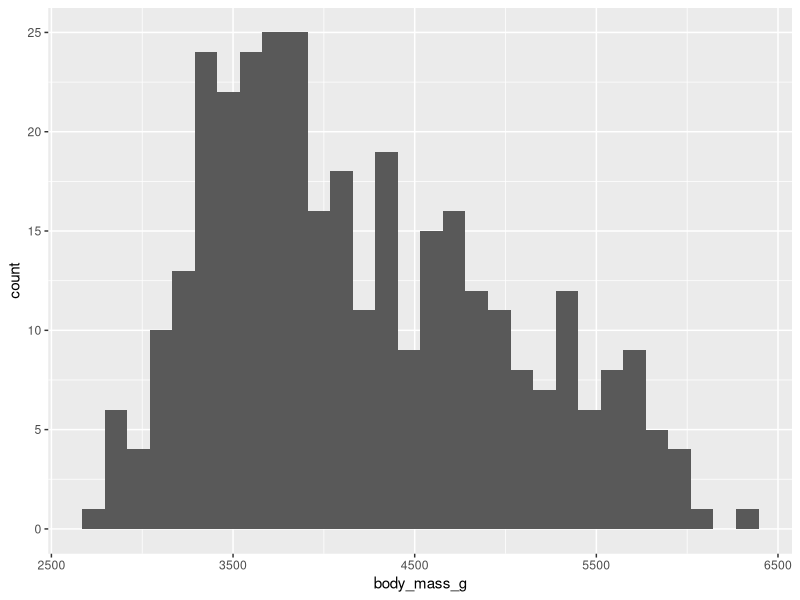
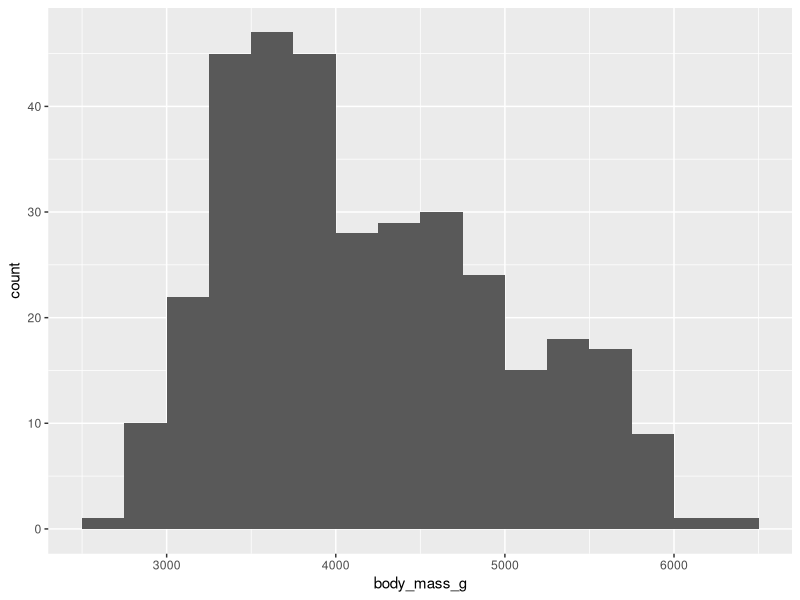
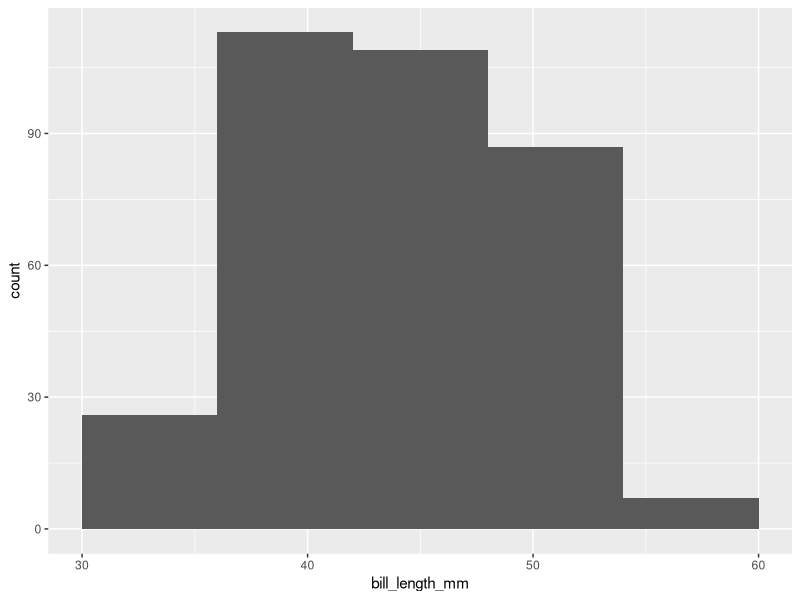
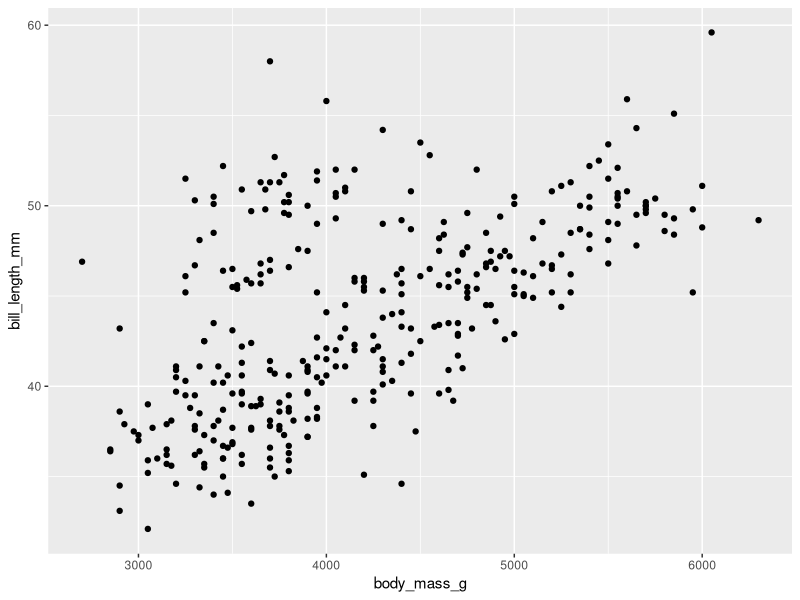
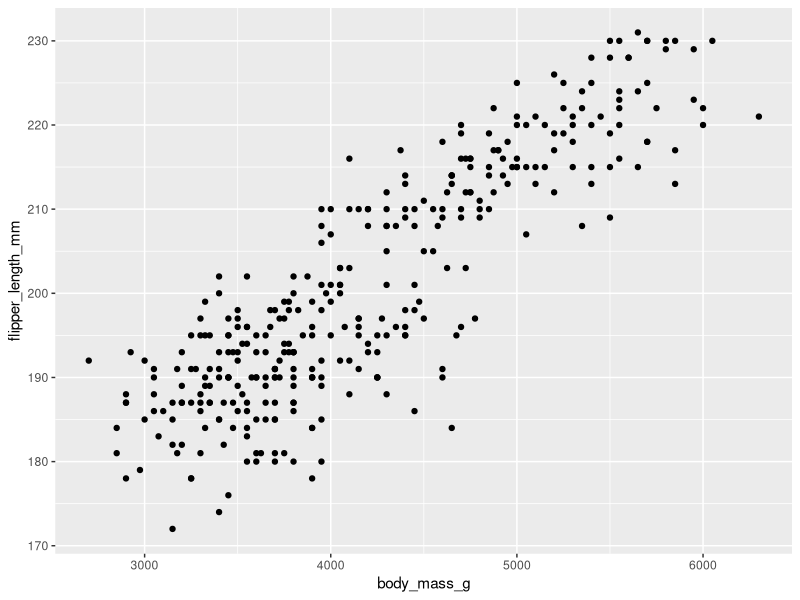
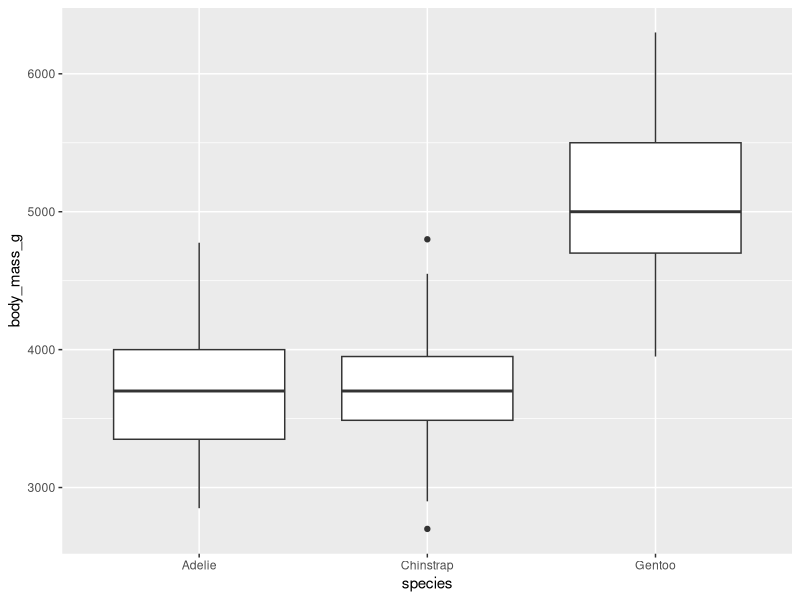
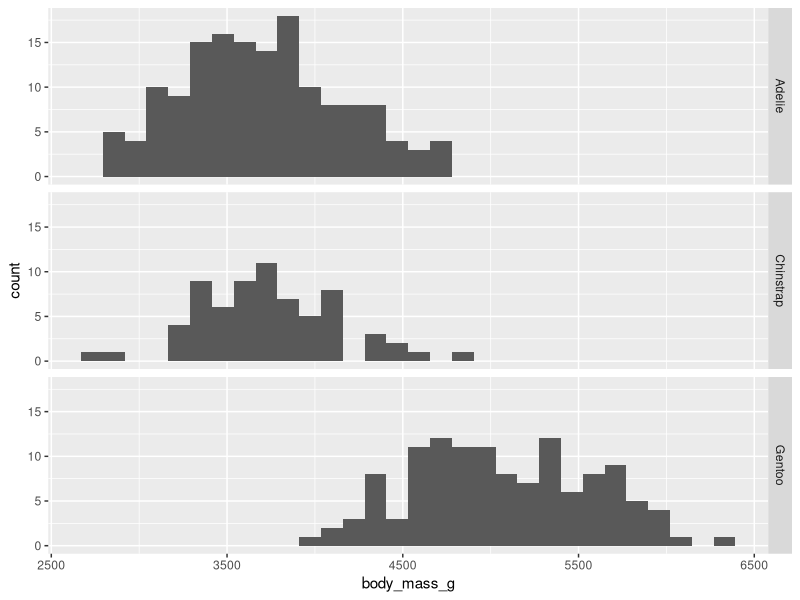
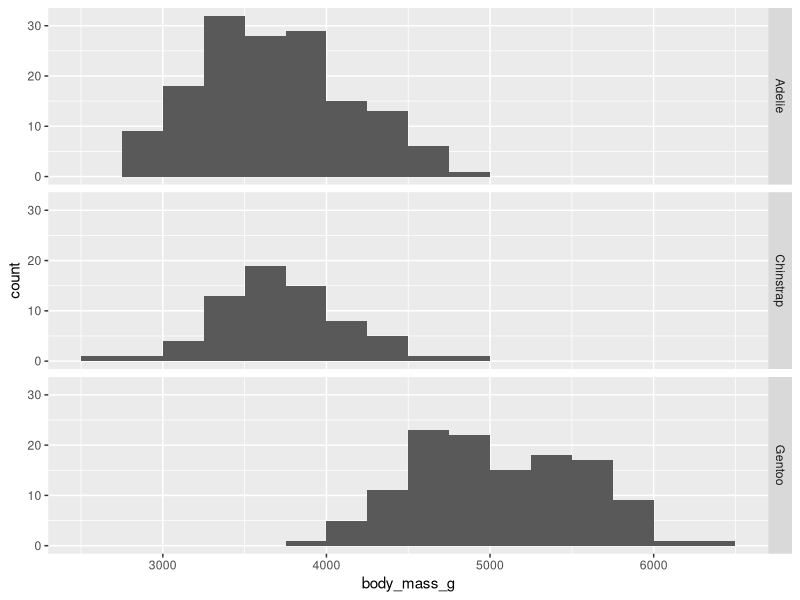

Write R code to recreate these figures, in order.
## ---- chunk 1
library(tidyverse)
library(palmerpenguins)
## ---- chunk 2
mean(penguins$body_mass_g)
## ---- chunk 3
mean(penguins$body_mass_g, na.rm = TRUE)
## ---- chunk 4
sd(penguins$body_mass_g, na.rm = TRUE)
## ---- chunk 5
var(penguins$body_mass_g, na.rm = TRUE)
## ---- chunk 6
median(penguins$body_mass_g, na.rm = TRUE)
## ---- chunk 7
1:7
## ---- chunk 8
1:8
## ---- chunk 9
sort(penguins$body_mass_g)
## ---- chunk 10
IQR(penguins$body_mass_g, na.rm = TRUE)
## ---- chunk 11
Q1 <- quantile(penguins$body_mass_g, 0.25, na.rm = TRUE)
Q1
## ---- chunk 12
Q1 <- unname(Q1)
Q1
## ---- chunk 13
# Add code here to compute, store, and print out Q3
## ---- chunk 14
# Add code here that uses the unname command 
## ---- chunk 15
# Add code here to compute Q3 - Q1.
## ---- chunk 16
summary(penguins$body_mass_g)
## ---- chunk 17
min(penguins$body_mass_g, na.rm = TRUE)
## ---- chunk 18
median(penguins$body_mass_g, na.rm = TRUE)
## ---- chunk 19
max(penguins$body_mass_g, na.rm = TRUE)
## ---- chunk 20
quantile(penguins$body_mass_g, na.rm = TRUE)
## ---- chunk 21
ggplot(penguins, aes(x = body_mass_g)) +
  geom_histogram()
## ---- chunk 22
ggplot(penguins, aes(x = body_mass_g)) +
  geom_histogram(binwidth = 250, boundary = 3500)
## ---- chunk 23
ggplot(penguins, aes(x = bill_length_mm)) +
  geom_histogram(binwidth = 6, boundary = 30)
## ---- chunk 24
# Add code here that changes the binwidth of the last histogram to see
# the bimodal nature of the distribution.
## ---- chunk 25
# Add code here to create a histogram of flipper length
## ---- chunk 26
# Add code here to modify the histogram of flipper length,
# adding binwidth and boundary
## ---- chunk 27
ggplot(penguins, aes(y = bill_length_mm, x = body_mass_g)) +
  geom_point()
## ---- chunk 28
ggplot(penguins, aes(y = flipper_length_mm, x = body_mass_g)) +
  geom_point()
## ---- chunk 29
ggplot(penguins, aes(y = body_mass_g, x = species)) +
  geom_boxplot()
## ---- chunk 30
ggplot(penguins, aes(x = body_mass_g)) +
  geom_histogram() +
  facet_grid(rows = vars(species))
## ---- chunk 31
ggplot(penguins, aes(x = body_mass_g)) +
  geom_histogram(binwidth = 250, boundary = 3500) +
  facet_grid(rows = vars(species))
## ---- chunk 32
ggplot(penguins, aes(x = body_mass_g)) +
  geom_histogram(binwidth = 250, boundary = 3500) +
  facet_grid(cols = vars(species))
## ---- chunk 33
ggplot(penguins, aes(x = body_mass_g)) +
  geom_histogram(aes(y = after_stat(density)),
                 binwidth = 250, boundary = 3500) +
  facet_grid(species ~ .)
## ---- chunk 34
# Add code here to create a side-by-side boxplot.
## ---- chunk 35
# Add code here to create a stacked histogram.
## ---- chunk 36
ggplot(penguins, aes(x = body_mass_g)) +
  geom_histogram(binwidth = 250, boundary = 3500)
## ---- chunk 37
ggplot(penguins, aes(x = body_mass_g)) +
  geom_histogram(binwidth = 250, boundary = 3500) +
  labs(title = "Distribution of body mass for adult foraging penguins near
       Palmer Station, Antarctica",
       x = "Body mass (grams)",
       y = "Count")
## ---- chunk 38
ggplot(penguins, aes(x = body_mass_g)) + geom_histogram(binwidth = 250, boundary = 3500) + labs(title = "Distribution of body mass for adult foraging penguins near Palmer Station, Antarctica", x = "Body mass (in grams)", y = "Count")
## ---- chunk 39
# Modify the following scatterplot by adding a title and 
# labels for both the y-axis and x-axis.
ggplot(penguins, aes(y = bill_length_mm, x = bill_depth_mm)) +
  geom_point()
## ---- chunk 40
# Modify the aesthetics to add color = species
ggplot(penguins, aes(y = bill_length_mm, x = bill_depth_mm)) +
  geom_point() +
  scale_color_viridis_d() +
  theme_bw()
